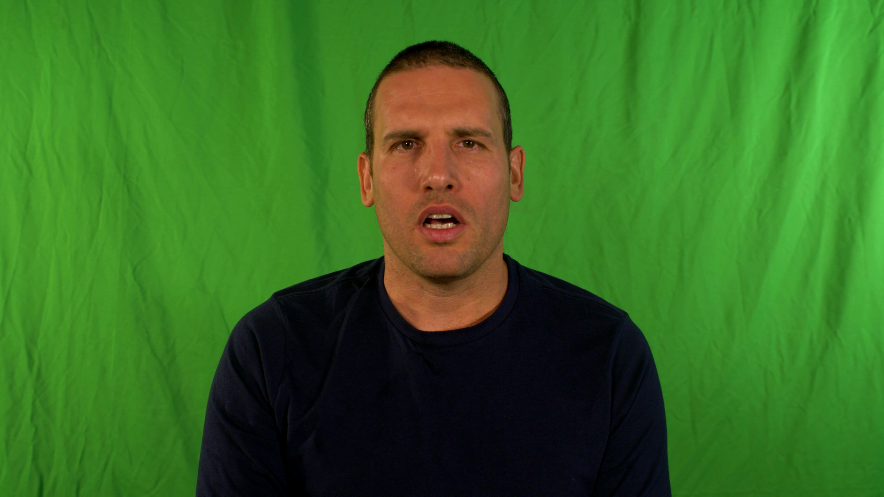
#> input picture data/green.png, 1768 x 993 px, found by its file name (shown at 1/2 size)
$ python greenscreen.py
#> lines starting #> are read from the running program, lines starting #| are printed output that depends on the picture; after the words box and inside, x2 and y2 are one past the last pixel; in counts of white or black regions, pixels touching at a corner belong together
#> further down, img is the input picture: shape (993, 1768, 3); mean B, G, R 35, 109.4, 54.8
import numpy as np
import cv2


def greenscreen_bg_to_black(img):
    RED, GREEN, BLUE = (2, 1, 0)
    reds = img[:, :, RED]
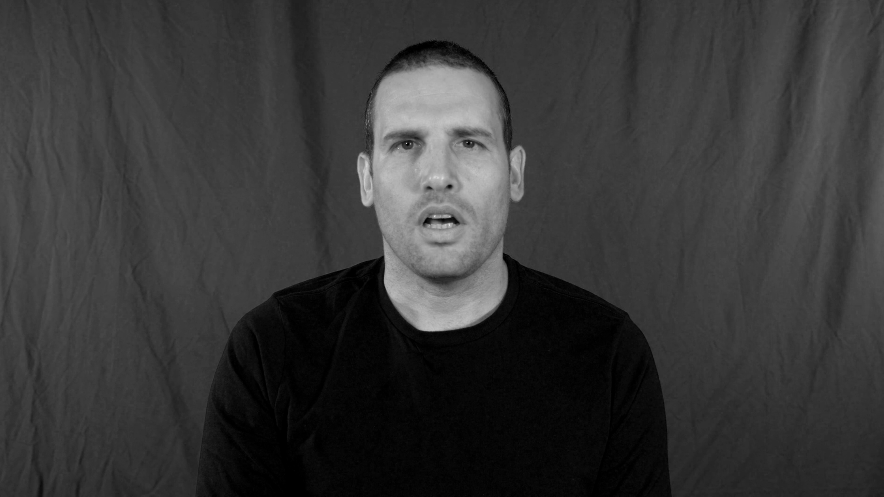
#> reds: shape (993, 1768) (shown at 1/2 size); min 0, max 255, mean 54.8
    greens = img[:, :, GREEN]
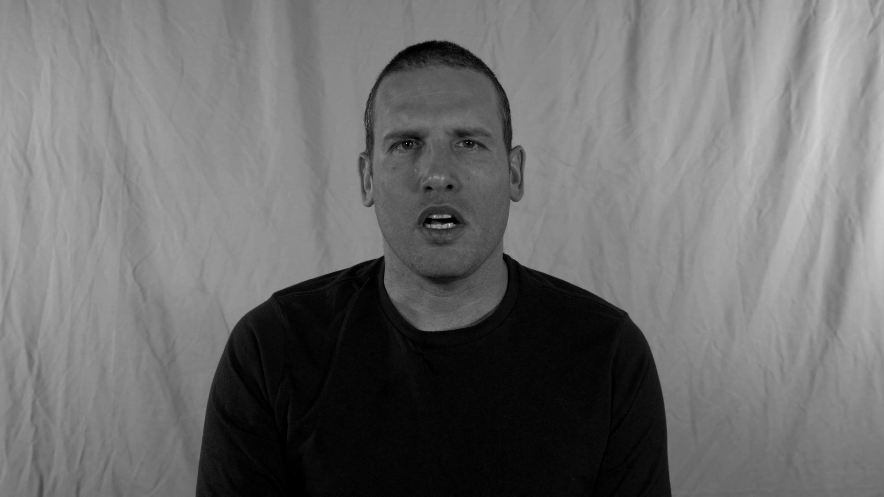
#> greens: shape (993, 1768) (shown at 1/2 size); min 0, max 255, mean 109.4
    blues = img[:, :, BLUE]
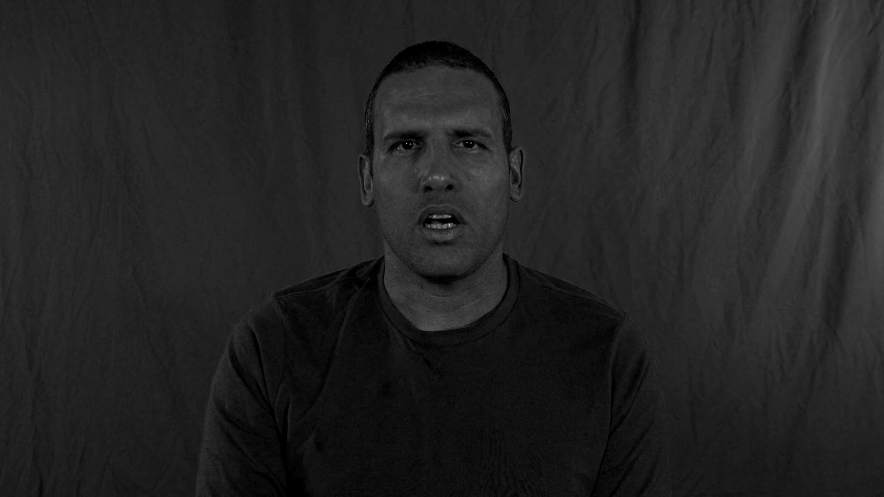
#> blues: shape (993, 1768) (shown at 1/2 size); min 0, max 255, mean 35
    img[(greens > 70) & (reds <= greens) & (blues <= greens),:] = 0
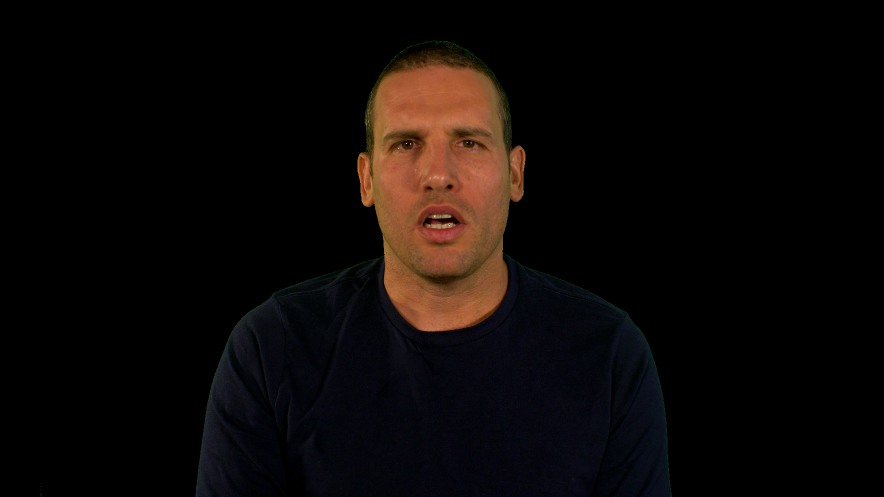
#> img: shape (993, 1768, 3) (shown at 1/2 size); mean B, G, R 7.1, 8.4, 12.7
    return img


if __name__ == '__main__':

    img = cv2.imread('./data/green.png')
    img = greenscreen_bg_to_black(img)
    cv2.imshow('img',img)
    cv2.waitKey(2000)

$ run again, with data/imgHQ00088.jpeg saved as data/green.png
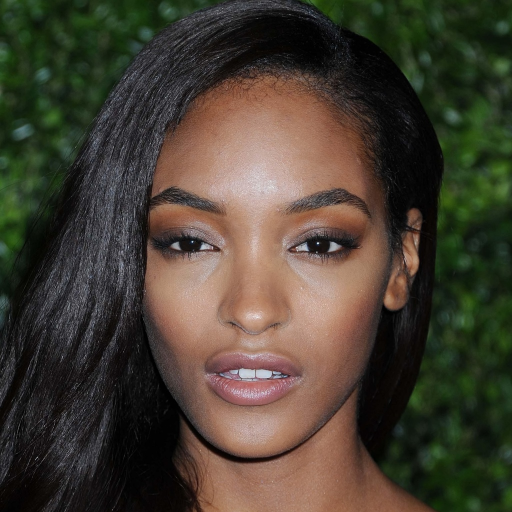
#> input picture data/imgHQ00088.jpeg, 1024 x 1024 px, found by its file name (shown at 1/2 size)
#> img is the input picture: shape (1024, 1024, 3); mean B, G, R 50.3, 63.1, 70.9
#> in greenscreen_bg_to_black, `blues = img[:, :, BLUE]`:
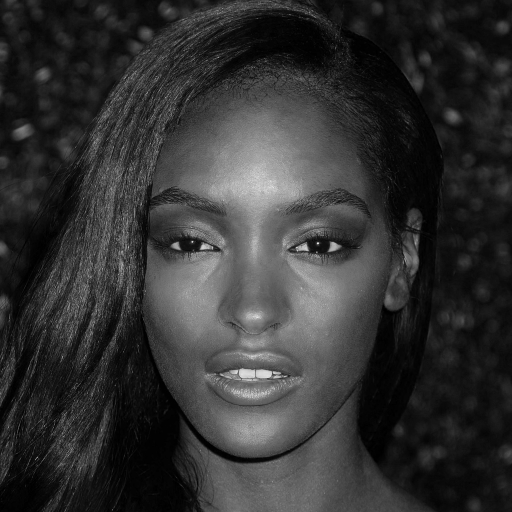
#> blues: shape (1024, 1024) (shown at 1/2 size); min 0, max 255, mean 50.3
#> in greenscreen_bg_to_black, `img[(greens > 70) & (reds <= greens) & (blues <= greens),:] = 0`:
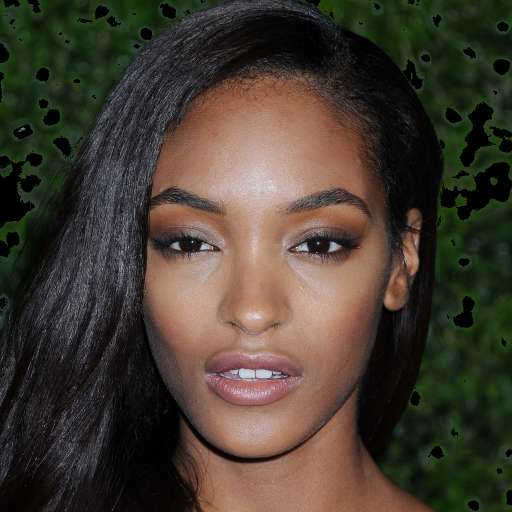
#> img: shape (1024, 1024, 3) (shown at 1/2 size); 3.73% of pixels changed, all inside (x1, y1, x2, y2) = (0, 0, 1024, 1024)
